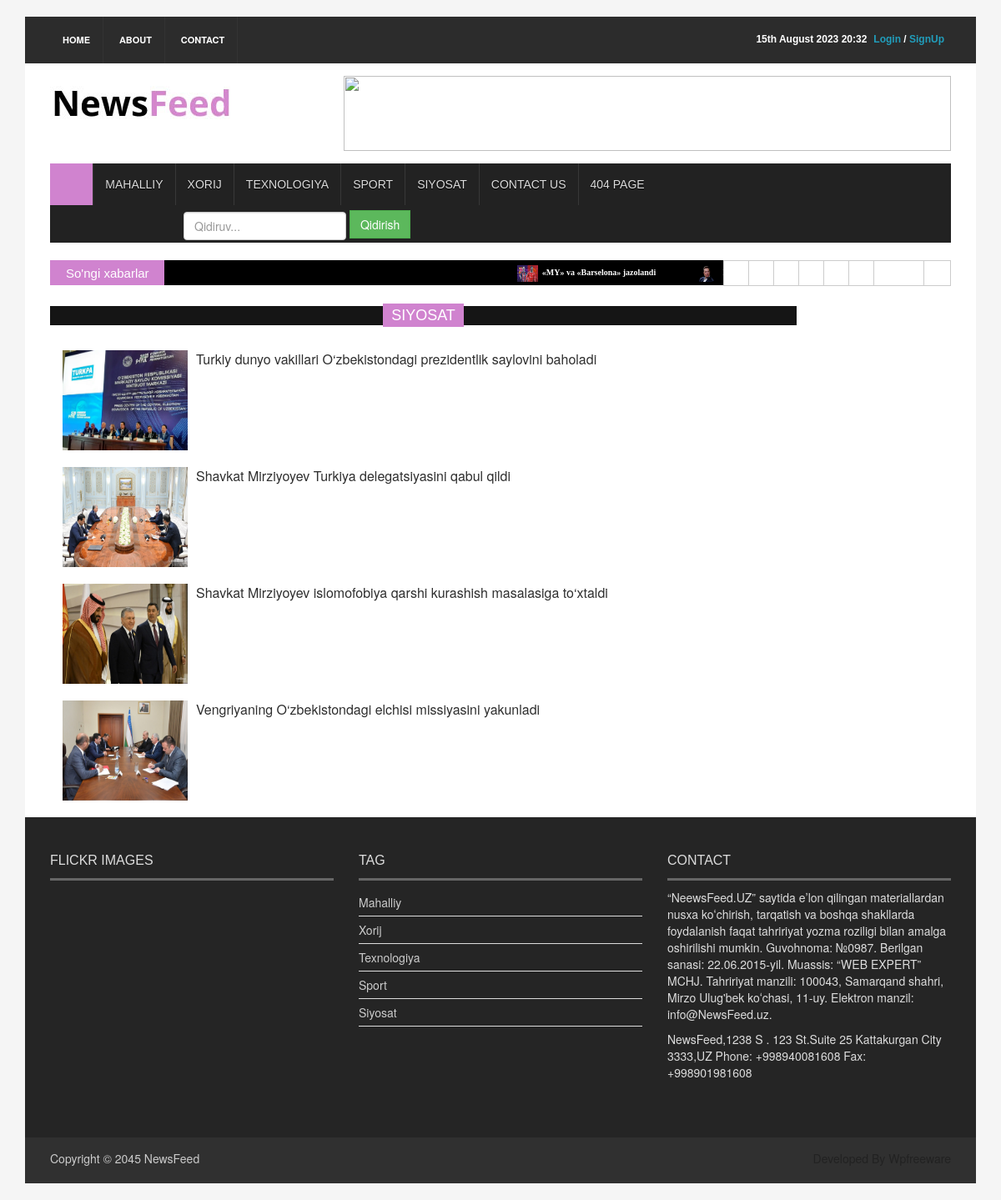
The page /siyosat/ on the database its author committed.
### news_app/models.py (models this page shows, shortened)
class News(models.Model, HitCountMixin):
    title = models.CharField(max_length=250)
    slug = models.SlugField(max_length=250)
    body = models.TextField()
    image = models.ImageField(upload_to='news/images')
    category = models.ForeignKey(Category, on_delete=models.CASCADE)
    publish_time = models.DateTimeField(default=timezone.now)
    create_time = models.DateTimeField(auto_now_add=True)
    updated_time = models.DateTimeField(auto_now=True)
    class Status(models.TextChoices):
        Draft = "DF", "Draft"
        Published = "PB", "Published"
    status = models.CharField(max_length=2, choices=Status.choices, default=Status.Draft)
    objects = models.Manager() # default manager
    published = PublishedManager() # yangi o'zimiz yaratgan manager/ faqat Published bo'lganlarni chiqaradi
    class Meta:
        ordering = ('-publish_time',) # Oxirgi qo'shilgan yangilik birinchi chiqadi
    def get_absolute_url(self):
        return reverse("news_detail", args=[self.slug])

class Category(models.Model):
    name = models.CharField(max_length=150)

### news_app/views.py (the view)
# urls.py: path('siyosat/', SiyosatView.as_view(), name='siyosat_page'),
class SiyosatView(View):
    def get(self, request):
        news = News.published.filter(category__name='Siyosat').order_by('-publish_time')
        context = {
            "news":news,
        }
        return render(request, "news/siyosat.html", context=context)

### news_app/context_processor.py (called while the page is built)
def latest_news(request):
    latest_news = News.published.all().order_by('-publish_time')[:10]
    latest_news2 = News.published.all().order_by('-publish_time')[:5]
    sport_news = News.published.filter(category__name='Sport').order_by('-publish_time')[1:5]
    category = Category.objects.all()
    context ={
        "latest_news":latest_news,
        "latest_news2":latest_news2,
        "category":category,
        "sport_news":sport_news,
    }
    return context

### news_app/models.py (called while the page is built)
    def get_queryset(self):
        return super().get_queryset().filter(status=News.Status.Published)

### templates/news/siyosat.html (shortened to what this page needs)
{% extends 'news/base.html' %}
{% load static %}
{% block content %}
  <section id="contentSection">
    <div class="row">
      <div class="col-lg-10 col-md-10 col-sm-10">
        <div class="latest_post">
          <h2><span>Siyosat</span></h2>
          <div class="container">
            {% for news in news %}
            <ul class="" style="margin-bottom:20px">
              <li style="margin-top:20px">
                <div class="media"> <a href="{{ news.get_absolute_url }}" class="media-left"> <img alt="" src="{{ news.image.url }}" style="width: 150px; height: 120px"> </a>
                  <div class="media-body"> <a href="{{ news.get_absolute_url }}" class="catg_title" style="font-size: 16px"> {{ news.title }}</a> </div>
                </div>
              </li>
            </ul>
            {% endfor %}
          </div>
        </div>
      </div>
    </div>
  </section>
{% endblock content %}

### templates/news/base.html (shortened to what this page needs)
{% load static %}
<!DOCTYPE html>
<html>
<head>
<link rel="stylesheet" type="text/css" href="{% static  'css/bootstrap.min.css' %}">
<link rel="stylesheet" type="text/css" href="{% static  'css/font-awesome.min.css' %}">
<link rel="stylesheet" type="text/css" href="{% static  'css/animate.css' %}">
<link rel="stylesheet" type="text/css" href="{% static  'css/font.css' %}">
<link rel="stylesheet" type="text/css" href="{% static  'css/li-scroller.css' %}">
<link rel="stylesheet" type="text/css" href="{% static  'css/slick.css' %}">
<link rel="stylesheet" type="text/css" href="{% static  'css/jquery.fancybox.css' %}">
<link rel="stylesheet" type="text/css" href="{% static  'css/theme.css' %}">
<link rel="stylesheet" type="text/css" href="{% static  'css/style.css' %}">
</head>
<body>
<div class="container">
  <header id="header">
    <div class="row">
      <div class="col-lg-12 col-md-12 col-sm-12">
        <div class="header_top">
          <div class="header_top_left">
            <ul class="top_nav">
              <li><a href="{% url 'home_page' %}">Home</a></li>
              <li><a href="#">About</a></li>
              <li><a href="{% url 'contact_page' %}">Contact</a></li>
            </ul>
          </div>
          <div class="header_top_right">
            {% if request.user.is_authenticated %}
            <p><a href="{% url 'logout' %}" style="color: red">Logout</a> </p>
            <p> / </p>
               <p><a style="color: #a2d2ff" href="{% url 'user_profile' %}">{{request.user.username}}</a></p>
            {% else %}
                <p><a href="{% url 'login' %}" style="color: #219ebc">Login</a> / <a href="{% url 'register' %}" style="color: #219ebc">SignUp</a> </p>
            {% endif %}
            <p>{% now "jS F Y H:i" %}</p>
          </div>
        </div>
      </div>
      <div class="col-lg-12 col-md-12 col-sm-12">
        <div class="header_bottom">
          <div class="logo_area"><a href="{% url 'home_page' %}" class="logo"><img src="{% static 'images/logo.jpg' %}" alt=""></a></div>
          <div class="add_banner"><a href="#"><img src="{% static 'images/addbanner_728x90_V1.jpg' %}" alt=""></a></div>
        </div>
      </div>
    </div>
  </header>
  <section id="navArea">
    <nav class="navbar navbar-inverse" role="navigation">
      <div id="navbar" class="navbar-collapse collapse">
        <ul class="nav navbar-nav main_nav">
          <li class="active"><a href="{% url 'home_page' %}"><span class="fa fa-home desktop-home"></span><span class="mobile-show">Home</span></a></li>
          <li><a href="{% url 'mahalliy_page' %}">Mahalliy</a></li>
          <li><a href="{% url 'xorij_page' %}">Xorij</a></li>
          <li><a href="{% url 'texnologiya_page' %}">Texnologiya</a></li>
          <li><a href="{% url 'sport_page' %}">Sport</a></li>
          <li><a href="{% url 'siyosat_page' %}">Siyosat</a></li>
          <li><a href="{% url 'contact_page' %}">Contact Us</a></li>
          <li><a href="{% url '404_page' %}">404 Page</a></li>
          <li style="margin-left: 160px; margin-top: 6px">
            <form method="get" class="form-inline" action="{% url 'search' %}">
              <input type="search" name="q" placeholder="Qidiruv..." class="form-control">
              <button type="submit" class="btn btn-success">Qidirish</button>
            </form>
          </li>
        </ul>
      </div>
    </nav>
          <div class="col-lg-12 col-md-12 col-sm-12">
</div>
  </section>
  <section id="newsSection">
    <div class="row">
      <div class="col-lg-12 col-md-12">
        <div class="latest_newsarea"> <span>So'ngi xabarlar</span>
          <ul id="ticker01" class="news_sticker">
            {% for news in latest_news %}
            <li><a href="{{ news.get_absolute_url }}"><img src="{{ news.image.url }}" alt="">{{ news.title }}</a></li>
            {% endfor %}
          </ul>
          <div class="social_area">
            <ul class="social_nav">
              <li class="facebook"><a href="#"></a></li>
              <li class="twitter"><a href="#"></a></li>
              <li class="flickr"><a href="#"></a></li>
              <li class="pinterest"><a href="#"></a></li>
              <li class="googleplus"><a href="#"></a></li>
              <li class="vimeo"><a href="#"></a></li>
              <li class="youtube"><a href="#"></a></li>
              <li class="mail"><a href="#"></a></li>
            </ul>
          </div>
        </div>
      </div>
    </div>
  </section>
{% block content %}
{% endblock content %}
  <footer id="footer">
    <div class="footer_top">
      <div class="row">
        <div class="col-lg-4 col-md-4 col-sm-4">
          <div class="footer_widget wow fadeInLeftBig">
            <h2>Flickr Images</h2>
          </div>
        </div>
        <div class="col-lg-4 col-md-4 col-sm-4">
          <div class="footer_widget wow fadeInDown">
            <h2>Tag</h2>
            <ul class="tag_nav">
              {% for category in category %}
              <li><a href="#">{{category.name}}</a></li>
              {% endfor %}
            </ul>
          </div>
        </div>
        <div class="col-lg-4 col-md-4 col-sm-4">
          <div class="footer_widget wow fadeInRightBig">
            <h2>Contact</h2>
            <p>“NeewsFeed.UZ” saytida eʼlon qilingan materiallardan nusxa koʻchirish, tarqatish va boshqa shakllarda foydalanish faqat tahririyat yozma roziligi bilan amalga oshirilishi mumkin.
Guvohnoma: №0987. Berilgan sanasi: 22.06.2015-yil. Muassis: “WEB EXPERT” MCHJ. Tahririyat manzili: 100043, Samarqand shahri,  Mirzo Ulug'bek koʻchasi, 11-uy. Elektron manzil: info@NewsFeed.uz.
</p>
            <address>
            NewsFeed,1238 S . 123 St.Suite 25 Kattakurgan City 3333,UZ Phone: +998940081608 Fax: +998901981608            </address>
          </div>
        </div>
      </div>
    </div>
    <div class="footer_bottom">
      <p class="copyright">Copyright &copy; 2045 <a href="{% url 'home_page' %}">NewsFeed</a></p>
      <p class="developer">Developed By Wpfreeware</p>
    </div>
  </footer>
</div>
</body>
</html>

### staticfiles/css/li-scroller.css (style rules this page uses)
ul.newsticker { position:relative; left:750px; font:bold 10px Verdana; list-style-type:none; margin:0; padding:0 }
ul.newsticker li { float:left; margin:0; padding:0 }
ul.newsticker a { white-space:nowrap; padding:0; color:#fff; margin:0 50px 0 0 }
ul.newsticker a > img { height:20px; margin-right:5px; width:25px }

### staticfiles/css/theme.css (style rules this page uses)
.navbar-inverse .navbar-nav > .active > a, .navbar-inverse .navbar-nav > .active > a:hover, .navbar-inverse .navbar-nav > .active > a:focus { background-color:#d083cf }
.latest_newsarea span { background:none repeat scroll 0 0 #d083cf }
.latest_post > h2 span { background:none repeat scroll 0 0 #d083cf }

### rows shown on the page
News: image (picture), title "«MY» va «Barselona» jazolandi"
News: image (picture)
News: image (picture), title "Turkiy dunyo vakillari O‘zbekistondagi prezidentlik saylovini baholadi"
News: image (picture), title "Shavkat Mirziyoyev Turkiya delegatsiyasini qabul qildi"
News: image (picture), title "Shavkat Mirziyoyev islomofobiya qarshi kurashish masalasiga to‘xtaldi"
News: image (picture), title "Vengriyaning O‘zbekistondagi elchisi missiyasini yakunladi"
Category: name "Mahalliy"
Category: name "Xorij"
Category: name "Texnologiya"
Category: name "Sport"
Category: name "Siyosat"
